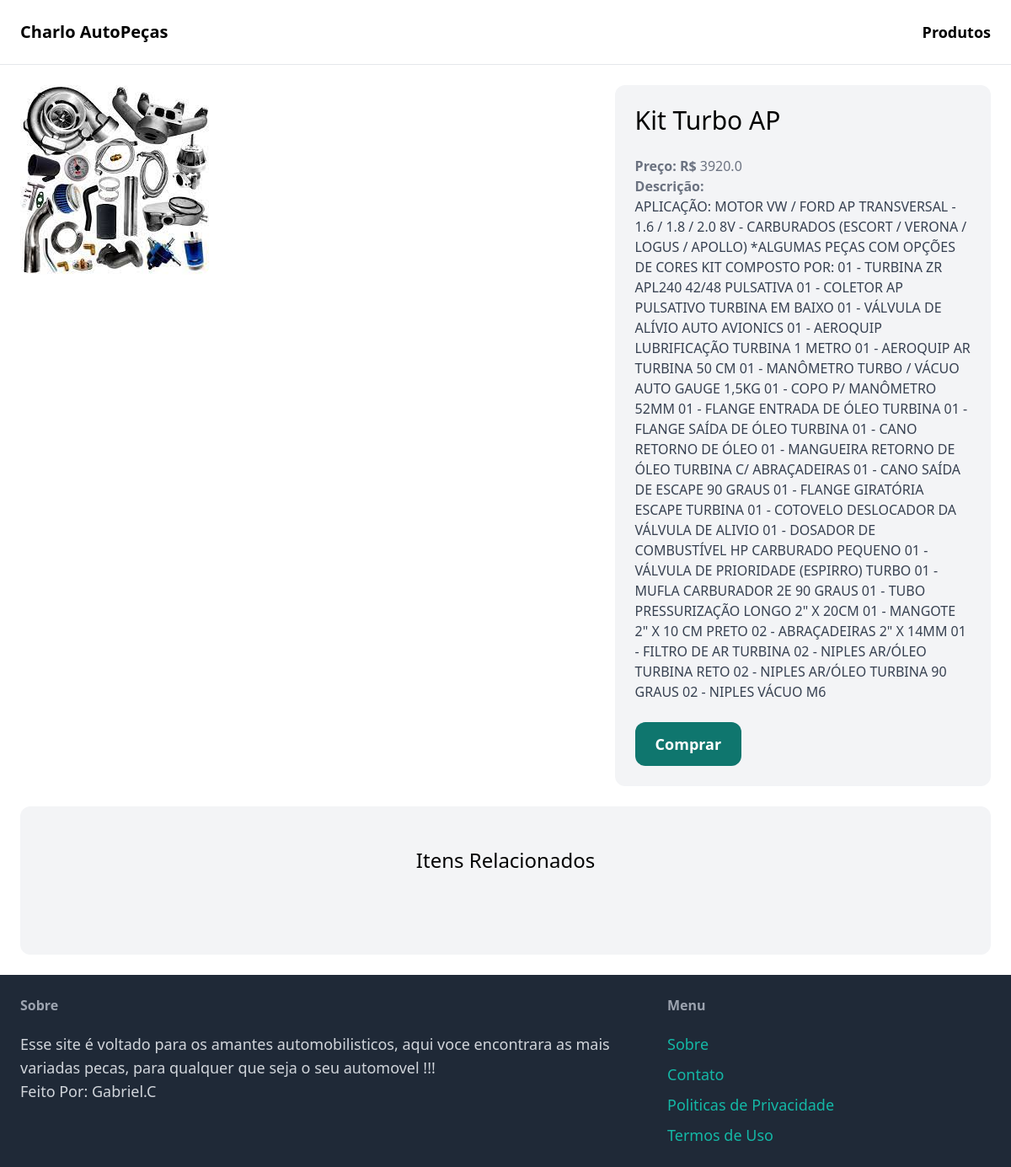
Page /items/4/ on the committed database.
### item/models.py (models this page shows, shortened)
class Item(models.Model):
    category = models.ForeignKey(category, related_name='items', on_delete=models.CASCADE)
    name = models.CharField(max_length=255)
    Descrição = models.TextField(blank=True, null=True)
    Preço = models.FloatField()
    image = models.ImageField(upload_to='item_images', blank=True, null=True)
    foi_vendido = models.BooleanField(default=False)

### item/views.py (the view)
# urls.py: path('<int:pk>/', views.detail, name='detail'),
def detail(request, pk):
    item = get_object_or_404(Item, pk=pk)
    related_items = Item.objects.filter(category = item.category, foi_vendido = False).exclude(pk=pk)[0:3]
    return render(request, 'item/detail.html', {
        'item': item,
        'related_items': related_items
    })

### item/templates/item/detail.html (shortened to what this page needs)
{% extends 'core/base.html' %}
{% block content %}
<div class="grid grid-cols-5 gap-6">
 <div class="col-span-3">
    <img src="{{ item.image.url }}" class="rounded-xl">
 </div>
 <div class="col-span-2 p-6 bg-gray-100 rounded-xl">
    <h1 class="mb-6 text-3xl">{{ item.name }}</h1>
    <p class="text-gray-500"><strong>Preço: R$ </strong> {{item.Preço}} </p>
    {% if item.Descrição %}
    <p class="text-gray-700">
        <strong class="text-gray-500">Descrição:</strong><br>
        {{item.Descrição}}
    </p>
    {% endif %}
    <a href="#" class="inline-block mt-6 px-6 py-3 text-lg font-semibold bg-teal-500 text-white rounded-xl hover: bg-teal-700">Comprar</a>
 </div>
</div>
<div class="mt-6 px-6 py-12 bg-gray-100 rounded-xl">
    <h2 class="mb-12 text-2xl text-center">Itens Relacionados</h2>
</div>
{% endblock %}

### rows in the picture
Item: image (picture), name "Kit Turbo AP", Preço "3920.0", Descrição "APLICAÇÃO: MOTOR VW / FORD AP TRANSVERSAL - 1.6 / 1.8 / 2.0 8V - CARBURADOS (ESCORT / VERONA / LOGUS / APOLLO) *ALGUMAS PEÇAS COM OPÇÕES DE CORES KIT COMPOSTO POR: 01 - TURBINA ZR APL240 42/48 PULSATIVA 01 - COLETOR AP PULSATIVO TURBINA EM BAIXO 01 - VÁLVULA DE ALÍVIO AUTO AVIONICS 01 - AEROQUIP LUBRIFICAÇÃO TURBINA 1 METRO 01 - AEROQUIP AR TURBINA 50 CM 01 - MANÔMETRO TURBO / VÁCUO AUTO GAUGE 1,5KG 01 - COPO P/ MANÔMETRO 52MM 01 - FLANGE ENTRADA DE ÓLEO TURBINA 01 - FLANGE SAÍDA DE ÓLEO TURBINA 01 - CANO RETORNO DE ÓLEO 01 - MANGUEIRA RETORNO DE ÓLEO TURBINA C/ ABRAÇADEIRAS 01 - CANO SAÍDA DE ESCAPE 90 GRAUS 01 - FLANGE GIRATÓRIA ESCAPE TURBINA 01 - COTOVELO DESLOCADOR DA VÁLVULA DE ALIVIO…"
